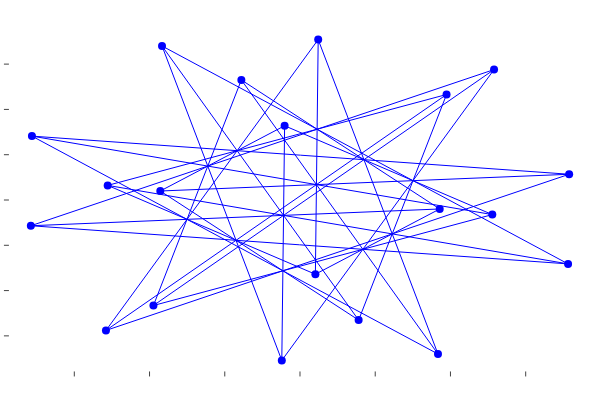

Write notebook code for a chart like this one.
### Code cell
x = E.vectors[:,20]
y = E.vectors[:,19]
plot_graph(M, x, y; setaxis=false);

### Figure 1 — Plotly figure (JSON) as saved in the notebook; plotly's stock layout.template omitted (floating-point values rounded to 4 significant figures)
{"data": [{"colorbar": {"title": ""}, "hoverinfo": "text", "legendgroup": "y1", "line": {"color": "rgba(0, 0, 255, 1.000)", "dash": "solid", "shape": "linear", "width": 1}, "mode": "lines", "name": "y1", "showlegend": true, "text": [null, null], "type": "scatter", "x": [-0.02045, -0.02419], "xaxis": "x1", "y": [0.1639, -0.3542], "yaxis": "y1", "zmax": 0.1, "zmin": -0.1}, {"colorbar": {"title": ""}, "hoverinfo": "text", "legendgroup": "y2", "line": {"color": "rgba(0, 0, 255, 1.000)", "dash": "solid", "shape": "linear", "width": 1}, "mode": "lines", "name": "y2", "showlegend": true, "text": [null, null], "type": "scatter", "x": [-0.02419, 0.2579], "xaxis": "x1", "y": [-0.3542, 0.288], "yaxis": "y1", "zmax": 0.1, "zmin": -0.1}, {"colorbar": {"title": ""}, "hoverinfo": "text", "legendgroup": "y3", "line": {"color": "rgba(0, 0, 255, 1.000)", "dash": "solid", "shape": "linear", "width": 1}, "mode": "lines", "name": "y3", "showlegend": true, "text": [null, null], "type": "scatter", "x": [0.2579, -0.1948], "xaxis": "x1", "y": [0.288, -0.233], "yaxis": "y1", "zmax": 0.1, "zmin": -0.1}, {"colorbar": {"title": ""}, "hoverinfo": "text", "legendgroup": "y4", "line": {"color": "rgba(0, 0, 255, 1.000)", "dash": "solid", "shape": "linear", "width": 1}, "mode": "lines", "name": "y4", "showlegend": true, "text": [null, null], "type": "scatter", "x": [-0.02045, 0.2556], "xaxis": "x1", "y": [0.1639, -0.03222], "yaxis": "y1", "zmax": 0.1, "zmin": -0.1}, {"colorbar": {"title": ""}, "hoverinfo": "text", "legendgroup": "y5", "line": {"color": "rgba(0, 0, 255, 1.000)", "dash": "solid", "shape": "linear", "width": 1}, "mode": "lines", "name": "y5", "showlegend": true, "text": [null, null], "type": "scatter", "x": [-0.1948, 0.2556], "xaxis": "x1", "y": [-0.233, -0.03222], "yaxis": "y1", "zmax": 0.1, "zmin": -0.1}, {"colorbar": {"title": ""}, "hoverinfo": "text", "legendgroup": "y6", "line": {"color": "rgba(0, 0, 255, 1.000)", "dash": "solid", "shape": "linear", "width": 1}, "mode": "lines", "name": "y6", "showlegend": true, "text": [null, null], "type": "scatter", "x": [0.2556, -0.3563], "xaxis": "x1", "y": [-0.03222, 0.1411], "yaxis": "y1", "zmax": 0.1, "zmin": -0.1}, {"colorbar": {"title": ""}, "hoverinfo": "text", "legendgroup": "y7", "line": {"color": "rgba(0, 0, 255, 1.000)", "dash": "solid", "shape": "linear", "width": 1}, "mode": "lines", "name": "y7", "showlegend": true, "text": [null, null], "type": "scatter", "x": [-0.3563, 0.1834], "xaxis": "x1", "y": [0.1411, -0.34], "yaxis": "y1", "zmax": 0.1, "zmin": -0.1}, {"colorbar": {"title": ""}, "hoverinfo": "text", "legendgroup": "y8", "line": {"color": "rgba(0, 0, 255, 1.000)", "dash": "solid", "shape": "linear", "width": 1}, "mode": "lines", "name": "y8", "showlegend": true, "text": [null, null], "type": "scatter", "x": [-0.1948, -0.07795], "xaxis": "x1", "y": [-0.233, 0.2651], "yaxis": "y1", "zmax": 0.1, "zmin": -0.1}, {"colorbar": {"title": ""}, "hoverinfo": "text", "legendgroup": "y9", "line": {"color": "rgba(0, 0, 255, 1.000)", "dash": "solid", "shape": "linear", "width": 1}, "mode": "lines", "name": "y9", "showlegend": true, "text": [null, null], "type": "scatter", "x": [0.1834, -0.07795], "xaxis": "x1", "y": [-0.34, 0.2651], "yaxis": "y1", "zmax": 0.1, "zmin": -0.1}, {"colorbar": {"title": ""}, "hoverinfo": "text", "legendgroup": "y10", "line": {"color": "rgba(0, 0, 255, 1.000)", "dash": "solid", "shape": "linear", "width": 1}, "mode": "lines", "name": "y10", "showlegend": true, "text": [null, null], "type": "scatter", "x": [0.1834, 0.02419], "xaxis": "x1", "y": [-0.34, 0.3542], "yaxis": "y1", "zmax": 0.1, "zmin": -0.1}, {"colorbar": {"title": ""}, "hoverinfo": "text", "legendgroup": "y11", "line": {"color": "rgba(0, 0, 255, 1.000)", "dash": "solid", "shape": "linear", "width": 1}, "mode": "lines", "name": "y11", "showlegend": true, "text": [null, null], "type": "scatter", "x": [0.02419, 0.02045], "xaxis": "x1", "y": [0.3542, -0.1639], "yaxis": "y1", "zmax": 0.1, "zmin": -0.1}, {"colorbar": {"title": ""}, "hoverinfo": "text", "legendgroup": "y12", "line": {"color": "rgba(0, 0, 255, 1.000)", "dash": "solid", "shape": "linear", "width": 1}, "mode": "lines", "name": "y12", "showlegend": true, "text": [null, null], "type": "scatter", "x": [-0.07795, 0.1857], "xaxis": "x1", "y": [0.2651, -0.01984], "yaxis": "y1", "zmax": 0.1, "zmin": -0.1}, {"colorbar": {"title": ""}, "hoverinfo": "text", "legendgroup": "y13", "line": {"color": "rgba(0, 0, 255, 1.000)", "dash": "solid", "shape": "linear", "width": 1}, "mode": "lines", "name": "y13", "showlegend": true, "text": [null, null], "type": "scatter", "x": [0.02045, 0.1857], "xaxis": "x1", "y": [-0.1639, -0.01984], "yaxis": "y1", "zmax": 0.1, "zmin": -0.1}, {"colorbar": {"title": ""}, "hoverinfo": "text", "legendgroup": "y14", "line": {"color": "rgba(0, 0, 255, 1.000)", "dash": "solid", "shape": "linear", "width": 1}, "mode": "lines", "name": "y14", "showlegend": true, "text": [null, null], "type": "scatter", "x": [0.02045, -0.2556], "xaxis": "x1", "y": [-0.1639, 0.03222], "yaxis": "y1", "zmax": 0.1, "zmin": -0.1}, {"colorbar": {"title": ""}, "hoverinfo": "text", "legendgroup": "y15", "line": {"color": "rgba(0, 0, 255, 1.000)", "dash": "solid", "shape": "linear", "width": 1}, "mode": "lines", "name": "y15", "showlegend": true, "text": [null, null], "type": "scatter", "x": [0.2579, -0.3578], "xaxis": "x1", "y": [0.288, -0.05684], "yaxis": "y1", "zmax": 0.1, "zmin": -0.1}, {"colorbar": {"title": ""}, "hoverinfo": "text", "legendgroup": "y16", "line": {"color": "rgba(0, 0, 255, 1.000)", "dash": "solid", "shape": "linear", "width": 1}, "mode": "lines", "name": "y16", "showlegend": true, "text": [null, null], "type": "scatter", "x": [0.1857, -0.3578], "xaxis": "x1", "y": [-0.01984, -0.05684], "yaxis": "y1", "zmax": 0.1, "zmin": -0.1}, {"colorbar": {"title": ""}, "hoverinfo": "text", "legendgroup": "y17", "line": {"color": "rgba(0, 0, 255, 1.000)", "dash": "solid", "shape": "linear", "width": 1}, "mode": "lines", "name": "y17", "showlegend": true, "text": [null, null], "type": "scatter", "x": [-0.2556, 0.3563], "xaxis": "x1", "y": [0.03222, -0.1411], "yaxis": "y1", "zmax": 0.1, "zmin": -0.1}, {"colorbar": {"title": ""}, "hoverinfo": "text", "legendgroup": "y18", "line": {"color": "rgba(0, 0, 255, 1.000)", "dash": "solid", "shape": "linear", "width": 1}, "mode": "lines", "name": "y18", "showlegend": true, "text": [null, null], "type": "scatter", "x": [-0.3578, 0.3563], "xaxis": "x1", "y": [-0.05684, -0.1411], "yaxis": "y1", "zmax": 0.1, "zmin": -0.1}, {"colorbar": {"title": ""}, "hoverinfo": "text", "legendgroup": "y19", "line": {"color": "rgba(0, 0, 255, 1.000)", "dash": "solid", "shape": "linear", "width": 1}, "mode": "lines", "name": "y19", "showlegend": true, "text": [null, null], "type": "scatter", "x": [-0.02419, -0.1834], "xaxis": "x1", "y": [-0.3542, 0.34], "yaxis": "y1", "zmax": 0.1, "zmin": -0.1}, {"colorbar": {"title": ""}, "hoverinfo": "text", "legendgroup": "y20", "line": {"color": "rgba(0, 0, 255, 1.000)", "dash": "solid", "shape": "linear", "width": 1}, "mode": "lines", "name": "y20", "showlegend": true, "text": [null, null], "type": "scatter", "x": [0.3563, -0.1834], "xaxis": "x1", "y": [-0.1411, 0.34], "yaxis": "y1", "zmax": 0.1, "zmin": -0.1}, {"colorbar": {"title": ""}, "hoverinfo": "text", "legendgroup": "y21", "line": {"color": "rgba(0, 0, 255, 1.000)", "dash": "solid", "shape": "linear", "width": 1}, "mode": "lines", "name": "y21", "showlegend": true, "text": [null, null], "type": "scatter", "x": [-0.02045, -0.1857], "xaxis": "x1", "y": [0.1639, 0.01984], "yaxis": "y1", "zmax": 0.1, "zmin": -0.1}, {"colorbar": {"title": ""}, "hoverinfo": "text", "legendgroup": "y22", "line": {"color": "rgba(0, 0, 255, 1.000)", "dash": "solid", "shape": "linear", "width": 1}, "mode": "lines", "name": "y22", "showlegend": true, "text": [null, null], "type": "scatter", "x": [-0.1834, 0.07795], "xaxis": "x1", "y": [0.34, -0.2651], "yaxis": "y1", "zmax": 0.1, "zmin": -0.1}, {"colorbar": {"title": ""}, "hoverinfo": "text", "legendgroup": "y23", "line": {"color": "rgba(0, 0, 255, 1.000)", "dash": "solid", "shape": "linear", "width": 1}, "mode": "lines", "name": "y23", "showlegend": true, "text": [null, null], "type": "scatter", "x": [-0.1857, 0.07795], "xaxis": "x1", "y": [0.01984, -0.2651], "yaxis": "y1", "zmax": 0.1, "zmin": -0.1}, {"colorbar": {"title": ""}, "hoverinfo": "text", "legendgroup": "y24", "line": {"color": "rgba(0, 0, 255, 1.000)", "dash": "solid", "shape": "linear", "width": 1}, "mode": "lines", "name": "y24", "showlegend": true, "text": [null, null], "type": "scatter", "x": [-0.3563, 0.3578], "xaxis": "x1", "y": [0.1411, 0.05684], "yaxis": "y1", "zmax": 0.1, "zmin": -0.1}, {"colorbar": {"title": ""}, "hoverinfo": "text", "legendgroup": "y25", "line": {"color": "rgba(0, 0, 255, 1.000)", "dash": "solid", "shape": "linear", "width": 1}, "mode": "lines", "name": "y25", "showlegend": true, "text": [null, null], "type": "scatter", "x": [-0.1857, 0.3578], "xaxis": "x1", "y": [0.01984, 0.05684], "yaxis": "y1", "zmax": 0.1, "zmin": -0.1}, {"colorbar": {"title": ""}, "hoverinfo": "text", "legendgroup": "y26", "line": {"color": "rgba(0, 0, 255, 1.000)", "dash": "solid", "shape": "linear", "width": 1}, "mode": "lines", "name": "y26", "showlegend": true, "text": [null, null], "type": "scatter", "x": [0.02419, -0.2579], "xaxis": "x1", "y": [0.3542, -0.288], "yaxis": "y1", "zmax": 0.1, "zmin": -0.1}, {"colorbar": {"title": ""}, "hoverinfo": "text", "legendgroup": "y27", "line": {"color": "rgba(0, 0, 255, 1.000)", "dash": "solid", "shape": "linear", "width": 1}, "mode": "lines", "name": "y27", "showlegend": true, "text": [null, null], "type": "scatter", "x": [0.3578, -0.2579], "xaxis": "x1", "y": [0.05684, -0.288], "yaxis": "y1", "zmax": 0.1, "zmin": -0.1}, {"colorbar": {"title": ""}, "hoverinfo": "text", "legendgroup": "y28", "line": {"color": "rgba(0, 0, 255, 1.000)", "dash": "solid", "shape": "linear", "width": 1}, "mode": "lines", "name": "y28", "showlegend": true, "text": [null, null], "type": "scatter", "x": [-0.2556, 0.1948], "xaxis": "x1", "y": [0.03222, 0.233], "yaxis": "y1", "zmax": 0.1, "zmin": -0.1}, {"colorbar": {"title": ""}, "hoverinfo": "text", "legendgroup": "y29", "line": {"color": "rgba(0, 0, 255, 1.000)", "dash": "solid", "shape": "linear", "width": 1}, "mode": "lines", "name": "y29", "showlegend": true, "text": [null, null], "type": "scatter", "x": [0.07795, 0.1948], "xaxis": "x1", "y": [-0.2651, 0.233], "yaxis": "y1", "zmax": 0.1, "zmin": -0.1}, {"colorbar": {"title": ""}, "hoverinfo": "text", "legendgroup": "y30", "line": {"color": "rgba(0, 0, 255, 1.000)", "dash": "solid", "shape": "linear", "width": 1}, "mode": "lines", "name": "y30", "showlegend": true, "text": [null, null], "type": "scatter", "x": [-0.2579, 0.1948], "xaxis": "x1", "y": [-0.288, 0.233], "yaxis": "y1", "zmax": 0.1, "zmin": -0.1}, {"colorbar": {"title": ""}, "hoverinfo": "text", "legendgroup": "y31", "marker": {"color": "rgba(0, 0, 255, 1.000)", "line": {"color": "rgba(0, 0, 0, 0.000)", "width": 1}, "size": 8, "symbol": "circle"}, "mode": "markers", "name": "y31", "showlegend": true, "text": [null, null, null, null, null, null, null, null, null, null, null, null, null, null, null, null, null, null, null, null], "type": "scatter", "x": [-0.02045, -0.02419, 0.2579, -0.1948, 0.2556, -0.3563, 0.1834, -0.07795, 0.02419, 0.02045, 0.1857, -0.2556, -0.3578, 0.3563, -0.1834, -0.1857, 0.07795, 0.3578, -0.2579, 0.1948], "xaxis": "x1", "y": [0.1639, -0.3542, 0.288, -0.233, -0.03222, 0.1411, -0.34, 0.2651, 0.3542, -0.1639, -0.01984, 0.03222, -0.05684, -0.1411, 0.34, 0.01984, -0.2651, 0.05684, -0.288, 0.233], "yaxis": "y1", "zmax": 0.1, "zmin": -0.1}], "layout": {"annotations": [], "height": 400, "margin": {"b": 20, "l": 0, "r": 0, "t": 20}, "paper_bgcolor": "rgba(255, 255, 255, 1.000)", "plot_bgcolor": "rgba(255, 255, 255, 1.000)", "showlegend": false, "width": 600, "xaxis": {"anchor": "y1", "domain": [0.006562, 0.9934], "gridcolor": "rgba(0, 0, 0, 0.100)", "gridwidth": 0.5, "linecolor": "rgba(0, 0, 0, 1.000)", "mirror": false, "range": [-0.3935, 0.3935], "showgrid": false, "showline": false, "showticklabels": false, "tickangle": 0, "ticks": "inside", "title": "", "type": "-", "visible": true, "zeroline": false, "zerolinecolor": "rgba(0, 0, 0, 1.000)"}, "yaxis": {"anchor": "x1", "domain": [0.009843, 0.9902], "gridcolor": "rgba(0, 0, 0, 0.100)", "gridwidth": 0.5, "linecolor": "rgba(0, 0, 0, 1.000)", "mirror": false, "range": [-0.3896, 0.3896], "showgrid": false, "showline": false, "showticklabels": false, "tickangle": 0, "ticks": "inside", "title": "", "type": "-", "visible": true, "zeroline": false, "zerolinecolor": "rgba(0, 0, 0, 1.000)"}}}
